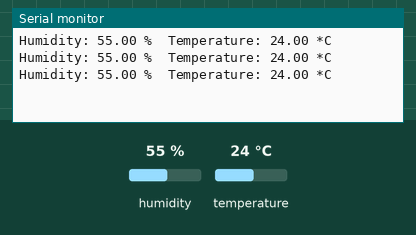
This sketch was run on a simulated Arduino Uno, built with avr-gcc and run on an emulated ATmega328P. On the bench: the last lines printed to the serial monitor. The test bench sets the inputs (shaded band); at power-on: humidity 55 %, temperature 24 °C.

Above: at 2.8 s.
2.9 s: humidity set to 22 %
At 5.5 s:
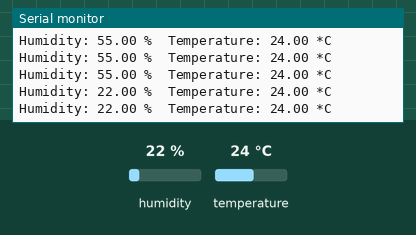
5.6 s: temperature set to 12 °C
At 7.8 s:
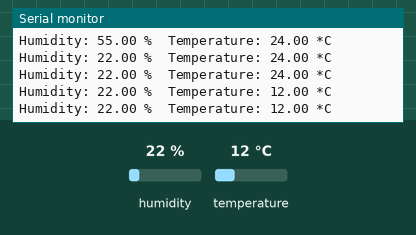
8.3 s: humidity set to 40 %
At 10.0 s:
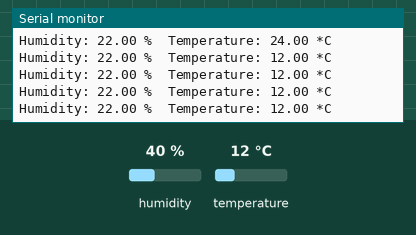
Timing chart, 0 to 11.5 s (numbered marks = the images above; inputs shaded):
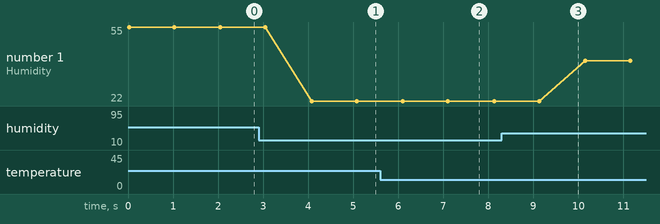

Measured:
- after the input at 2.9 s, the serial monitor: prints a new line after 1.2 s (image 1)
- after the input at 5.6 s, the serial monitor: prints a new line after 0.50 s (image 2)
- plotted number 1: 55 → 22 after the input at 2.9 s, 22 → 40 after the input at 8.3 s

The sketch:

dht11.ino
```cpp
#include <DHT.h>

#define DHT_PIN 4
#define DHT_TYPE DHT11

DHT dht(DHT_PIN, DHT_TYPE);

void setup() {
  Serial.begin(115200);
  dht.begin();
}

void loop() {
  float h = dht.readHumidity();
  float t = dht.readTemperature();

  if (isnan(h) || isnan(t)) {
    Serial.println("Failed to read from DHT sensor!");
    return;
  }

  Serial.print("Humidity: ");
  Serial.print(h);
  Serial.print(" %\t");
  Serial.print("Temperature: ");
  Serial.print(t);
  Serial.println(" *C");

  delay(1000);
}
```
